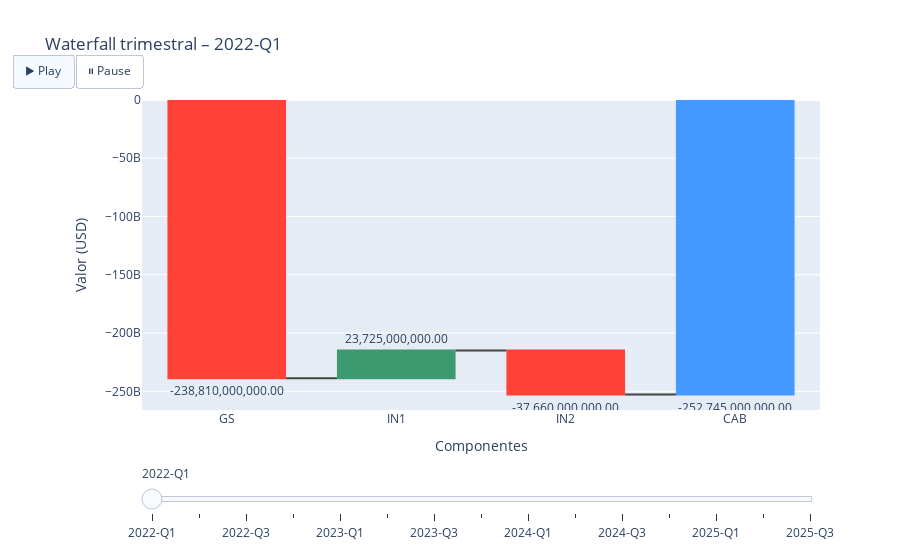

The notebook cell saved with this chart:
### Markdown cell above
## EUA - Visualização Interativa: De Onde Vem o Resultado do Trimestre?

Este gráfico interativo mostra como diferentes componentes se somam para formar o resultado total das contas americanas a cada trimestre. É como uma "cascata" onde você pode ver:
- **GS**: Comércio de bens e serviços (exportações menos importações)
- **IN1**: Rendimentos de investimentos no exterior
- **IN2**: Transferências e ajuda internacional
- **CAB**: O resultado final (soma de tudo)

### Code cell
import plotly.graph_objects as go

# --- Parâmetros ---
# Evite duplicar bens: escolha GS + IN1 + IN2 (ou Bens + Serviços + IN1 + IN2, se você tiver serviços isolado)
COMPONENTS = [
    ("GS", "GS/BOP/NETCD_T"),
    ("IN1", "IN1/BOP/NETCD_T"),
    ("IN2", "IN2/BOP/NETCD_T"),
]
X_LABELS = [c[0] for c in COMPONENTS] + ["CAB"]

us_pandas = us_bop.toPandas()
# --- Ordene o DataFrame temporalmente ---
df = us_pandas.sort_values("TIME_PERIOD").reset_index(drop=True)

# --- Função utilitária para montar o trace de um período ---
def make_waterfall_trace(row):
    vals = [row[col] for _, col in COMPONENTS]
    total = sum(vals)
    return go.Waterfall(
        name="Decomposição CAB",
        orientation="v",
        measure=["relative"] * len(COMPONENTS) + ["total"],
        x=X_LABELS,
        y=vals + [total],
        text=[f"{v:,.2f}" for v in vals] + [f"{total:,.2f}"],
        textposition="outside",
    )

# --- Trace inicial (primeiro período) ---
init_trace = make_waterfall_trace(df.iloc[0])

# --- Frames: um por TIME_PERIOD ---
frames = []
for _, row in df.iterrows():
    frames.append(go.Frame(
        name=row["TIME_PERIOD"],
        data=[make_waterfall_trace(row)],
        layout=go.Layout(title_text=f"Waterfall trimestral – {row['TIME_PERIOD']}")
    ))

# --- Figura com slider/play ---
fig = go.Figure(
    data=[init_trace],
    layout=go.Layout(
        title=f"Waterfall trimestral – {df.iloc[0]['TIME_PERIOD']}",
        yaxis_title="Valor (USD)",
        xaxis_title="Componentes",
        waterfallgap=0.3,
        updatemenus=[{
            "type": "buttons",
            "direction": "left",
            "x": 0.0, "y": 1.15,
            "buttons": [
                {"label": "▶ Play", "method": "animate", "args": [None, {"fromcurrent": True}]},
                {"label": "⏸ Pause", "method": "animate", "args": [[None], {"mode": "immediate"}]}
            ]
        }]
    ),
    frames=frames
)

# Slider com todos os períodos
fig.update_layout(sliders=[{
    "active": 0,
    "x": 0.0, "y": -0.07,
    "len": 1.0,
    "pad": {"t": 30, "b": 10},
    "steps": [
        {"label": tp, "method": "animate",
         "args": [[tp], {"mode": "immediate", "transition": {"duration": 0}, "frame": {"duration": 0}}]}
        for tp in df["TIME_PERIOD"]
    ]
}])

fig.show()

### Figure 1 — Plotly figure (JSON) as saved in the notebook; plotly's stock layout.template omitted (floating-point values rounded to 4 significant figures)
{"data": [{"measure": ["relative", "relative", "relative", "total"], "name": "Decomposição CAB", "orientation": "v", "text": ["-238,810,000,000.00", "23,725,000,000.00", "-37,660,000,000.00", "-252,745,000,000.00"], "textposition": "outside", "type": "waterfall", "x": ["GS", "IN1", "IN2", "CAB"], "y": [-238810000000, 23725000000, -37660000000, -252745000000]}], "layout": {"sliders": [{"active": 0, "len": 1, "pad": {"b": 10, "t": 30}, "steps": [{"args": [["2022-Q1"], {"frame": {"duration": 0}, "mode": "immediate", "transition": {"duration": 0}}], "label": "2022-Q1", "method": "animate"}, {"args": [["2022-Q2"], {"frame": {"duration": 0}, "mode": "immediate", "transition": {"duration": 0}}], "label": "2022-Q2", "method": "animate"}, {"args": [["2022-Q3"], {"frame": {"duration": 0}, "mode": "immediate", "transition": {"duration": 0}}], "label": "2022-Q3", "method": "animate"}, {"args": [["2022-Q4"], {"frame": {"duration": 0}, "mode": "immediate", "transition": {"duration": 0}}], "label": "2022-Q4", "method": "animate"}, {"args": [["2023-Q1"], {"frame": {"duration": 0}, "mode": "immediate", "transition": {"duration": 0}}], "label": "2023-Q1", "method": "animate"}, {"args": [["2023-Q2"], {"frame": {"duration": 0}, "mode": "immediate", "transition": {"duration": 0}}], "label": "2023-Q2", "method": "animate"}, {"args": [["2023-Q3"], {"frame": {"duration": 0}, "mode": "immediate", "transition": {"duration": 0}}], "label": "2023-Q3", "method": "animate"}, {"args": [["2023-Q4"], {"frame": {"duration": 0}, "mode": "immediate", "transition": {"duration": 0}}], "label": "2023-Q4", "method": "animate"}, {"args": [["2024-Q1"], {"frame": {"duration": 0}, "mode": "immediate", "transition": {"duration": 0}}], "label": "2024-Q1", "method": "animate"}, {"args": [["2024-Q2"], {"frame": {"duration": 0}, "mode": "immediate", "transition": {"duration": 0}}], "label": "2024-Q2", "method": "animate"}, {"args": [["2024-Q3"], {"frame": {"duration": 0}, "mode": "immediate", "transition": {"duration": 0}}], "label": "2024-Q3", "method": "animate"}, {"args": [["2024-Q4"], {"frame": {"duration": 0}, "mode": "immediate", "transition": {"duration": 0}}], "label": "2024-Q4", "method": "animate"}, {"args": [["2025-Q1"], {"frame": {"duration": 0}, "mode": "immediate", "transition": {"duration": 0}}], "label": "2025-Q1", "method": "animate"}, {"args": [["2025-Q2"], {"frame": {"duration": 0}, "mode": "immediate", "transition": {"duration": 0}}], "label": "2025-Q2", "method": "animate"}, {"args": [["2025-Q3"], {"frame": {"duration": 0}, "mode": "immediate", "transition": {"duration": 0}}], "label": "2025-Q3", "method": "animate"}], "x": 0, "y": -0.07}], "title": {"text": "Waterfall trimestral – 2022-Q1"}, "updatemenus": [{"buttons": [{"args": [null, {"fromcurrent": true}], "label": "▶ Play", "method": "animate"}, {"args": [[null], {"mode": "immediate"}], "label": "⏸ Pause", "method": "animate"}], "direction": "left", "type": "buttons", "x": 0, "y": 1.15}], "waterfallgap": 0.3, "xaxis": {"title": {"text": "Componentes"}}, "yaxis": {"title": {"text": "Valor (USD)"}}}}
